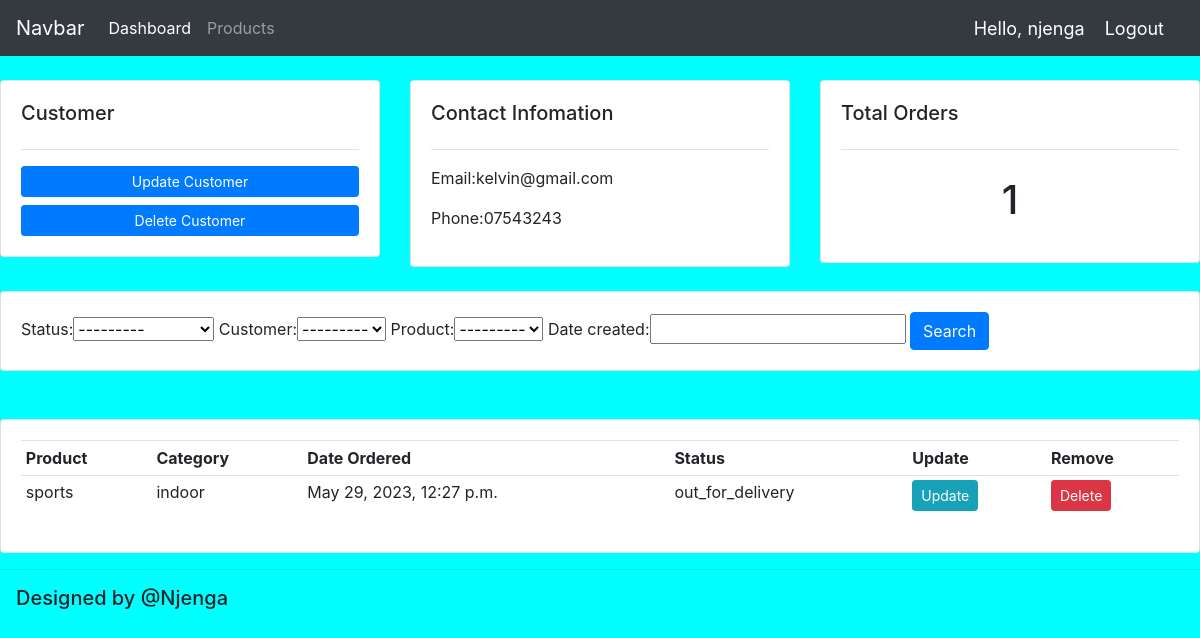
Screenshot of /customer/4/ (signed in) with the database file from the repository.
### accounts/models.py (models this page shows, shortened)
class Customer(models.Model):
    name = models.CharField(max_length=200, null=True)
    phone = models.CharField(max_length=200, null=True)
    email = models.CharField(max_length=200, null=True)
    date_created = models.DateTimeField(auto_now_add=True)
    def __str__(self):
        return self.name

class Order(models.Model):
    STATUS = (
        ('pending', 'Pending'),
        ('out_for_delivery', 'Out for Delivery'),
        ('delivered', 'Delivered'),
    )
    status = models.CharField(max_length=200, null=True, choices=STATUS)
    customer = models.ForeignKey(Customer, on_delete=models.SET_NULL, null=True)
    product = models.ForeignKey(Product, on_delete=models.SET_NULL, null=True)
    date_created = models.DateTimeField(auto_now_add=True)

class Product(models.Model):
    CATEGORY = (
        ('indoor', 'Indoor'),
        ('outdoor', 'Outdoor'),
    )
    name = models.CharField(max_length=200, null=True)
    price = models.CharField(max_length=200, null=True)
    category = models.CharField(max_length=200, null=True, choices=CATEGORY)
    date_created = models.DateTimeField(auto_now_add=True)
    tags = models.ManyToManyField(Tag)
    def __str__(self):
        return self.name

### accounts/views.py (the view)
# urls.py: path('customer/<str:pk>/', views.customer, name='customer'),
@login_required(login_url='login')
def customer(request, pk):
    customer = Customer.objects.get(id=pk)
    orders = customer.order_set.all()
    order_count = orders.count()
    myfilter = OrderFilter()
    context = {
        'customer': customer,
        'orders': orders,
        'order_count': order_count,
        'myfilter': myfilter
    }
    return render(request, 'accounts/customer.html', context)

### accounts/templates/accounts/customer.html
{% extends 'accounts/main.html' %}
   {%block content%}
    <br>
    <div class="row">
        <div class="col">
            <div class="card card-body">
                <h5>Customer</h5>
                <hr>
                <a class="btn btn-primary btn-sm btn-block" href="">Update Customer</a>
                <a class="btn btn-primary btn-sm btn-block" href="">Delete Customer</a>
            </div>
        </div>
        <div class="col">
            <div class="card card-body">
                <h5>Contact Infomation</h5>
                <hr>
                <p>Email:{{customer.email}}</p>
                <p>Phone:{{customer.phone}}</p>
            </div>
        </div>
        <div class="col">
            <div class="card card-body">
                <h5>Total Orders</h5>
                <hr>
                <h1 style="text-align: center;padding: 10px;">{{order_count}}</h1>
            </div>
        </div>
        <br>
    </div>
<br>
    <div class="row">
        <div class="col">
            <div class="card card-body">
                <form action="" method="get">
                    {{myfilter.form}}
                    <button class="btn btn-primary" type="submit">Search</button>
                </form>
            </div>
        </div>
    </div>
    <br>
    <br>
    <div class="row">
        <div class="col">
            <div class="card card-body">
                <table class="table table-sm">
                    <tr>
                        <th>Product</th>
                        <th>Category</th>
                        <th>Date Ordered</th>
                        <th>Status</th>
                        <th>Update</th>
                        <th>Remove</th>
                    </tr>
                    {% for order in orders %}
                    <tr>
                        <td>{{ order.product}}</td>
                        <td>{{ order.product.category}}</td>
                        <td>{{ order.date_created }}</td>
                        <td>{{ order.status}}</td>
                        <td><a class="btn btn-sm btn-info" href="{% url 'update_order' order.id %}">Update</a></td>
                        <td><a class="btn btn-sm btn-danger" href="{% url 'delete_order' order.id %}">Delete</a></td>
                    </tr>
                    {% endfor %}
                </table>
            </div>
        </div>
    </div>
    {% endblock%}

### accounts/templates/accounts/navbar.html (shortened to what this page needs)
{%load static %}
<nav class="navbar navbar-expand-lg navbar-dark bg-dark">
    <a class="navbar-brand" href="#">Navbar</a>
    <div class="collapse navbar-collapse" id="navbarNav">
      <ul class="navbar-nav">
        {% if request.user.is_staff %}
        <li class="nav-item active">
          <a class="nav-link" href="{% url 'home' %}">Dashboard</a>
        </li>
        <li class="nav-item">
          <a class="nav-link" href="{% url 'products' %}">Products</a>
        </li>
        {% endif %}
      </ul>
    </div>
    <span class="hello">Hello, {{request.user}}</span>
    <span ><a   class="hello" href="{% url 'logout' %}">Logout</a></span>
  </nav>

### static/css/main.css (style rules this page uses)
body { background-color: aqua; }

### accounts/templates/accounts/navbar.html (style rules this page uses)
.hello { font-size: 18px; color:#fff; margin-right: 20px; }

### rows the page displays
Customer: email "kelvin@gmail.com", phone "07543243"
Order: product "sports", product.category "indoor", date_created "May 29, 2023, 12:27 p.m.", status "out_for_delivery"

### other values shown
{{ request.user }} "njenga"
{{ order_count }} "1"
